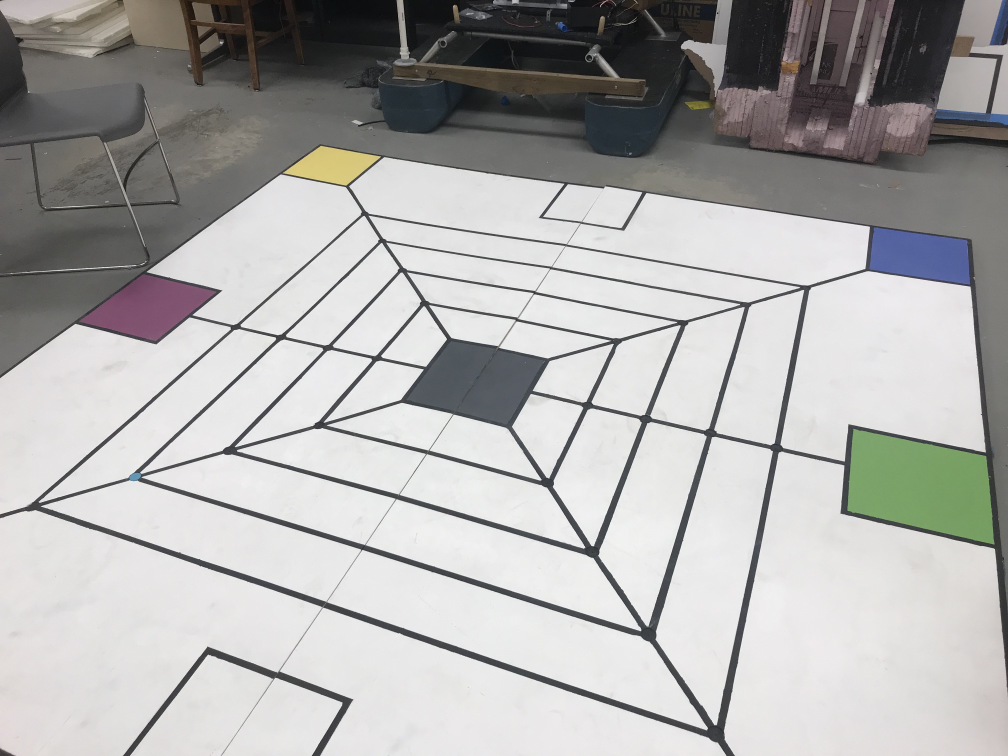
//> input picture OpenCV/23523.jpg, 4032 x 3024 px, given in place of the camera (shown at 1/4 size)
$ ./skele   (built with g++ and OpenCV 4)
//> lines starting //> are read from the running program, lines starting //| are printed output that depends on the picture; after the words box and inside, x2 and y2 are one past the last pixel; in counts of white or black regions, pixels touching at a corner belong together
#include "opencv2/highgui/highgui.hpp"
#include "opencv2/imgproc/imgproc.hpp"

#include <iostream>
#include <vector>

int main(int argc, char* argv[]) {
  cv::VideoCapture cap(0);
  while(true) {
    cv::Mat src, img, eroded, temp, element;
    cap >> img;
//> img is the input picture: 3024 rows x 4032 cols, CV_8UC3; mean B, G, R 172.7, 173.8, 174.5
    cv::cvtColor(img, img, CV_BGR2GRAY);
//> img: 3024 rows x 4032 cols, CV_8UC1
    //src = cv::imread(argv[1], CV_LOAD_IMAGE_GRAYSCALE);
    //src = cv::imread(argv[1], 1);
    cv::threshold(img, img, 127, 255, cv::THRESH_BINARY);
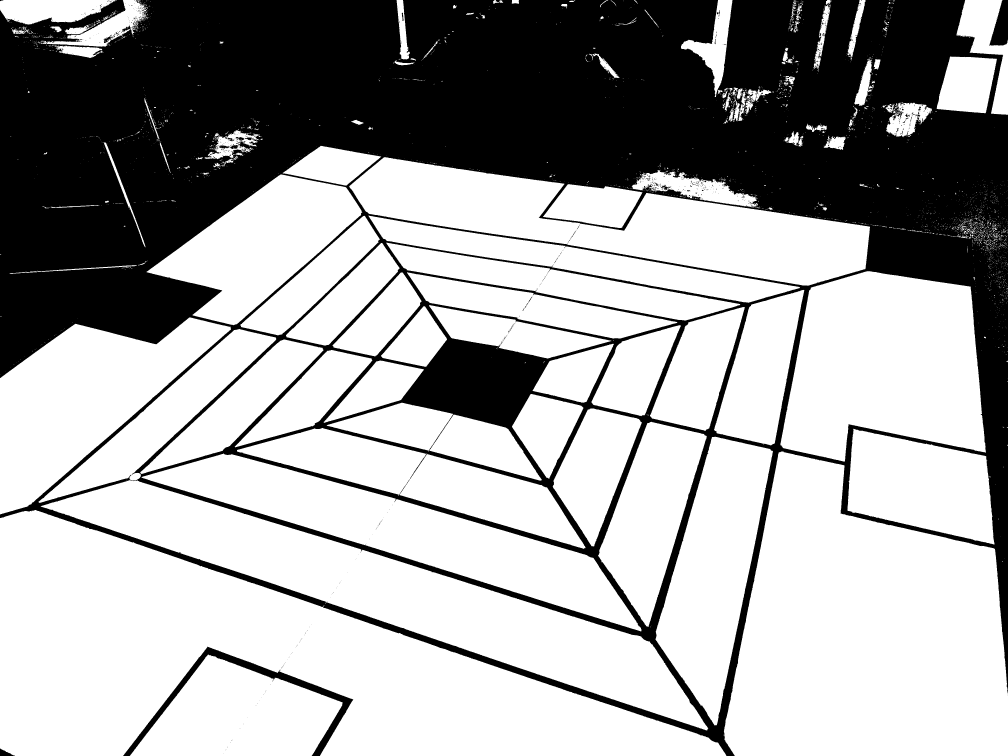
//> img: 3024 rows x 4032 cols, CV_8UC1 (shown at 1/4 size); 65.5% white; 968 black regions (908 under 20 px), largest, box (x1, y1, x2, y2) and area: (0, 0, 4032, 3024) 4156878, (492, 2587, 1413, 3024) 34280, (3956, 0, 4032, 183) 8662
    cv::resize(img, img, cv::Size(1280, 700));
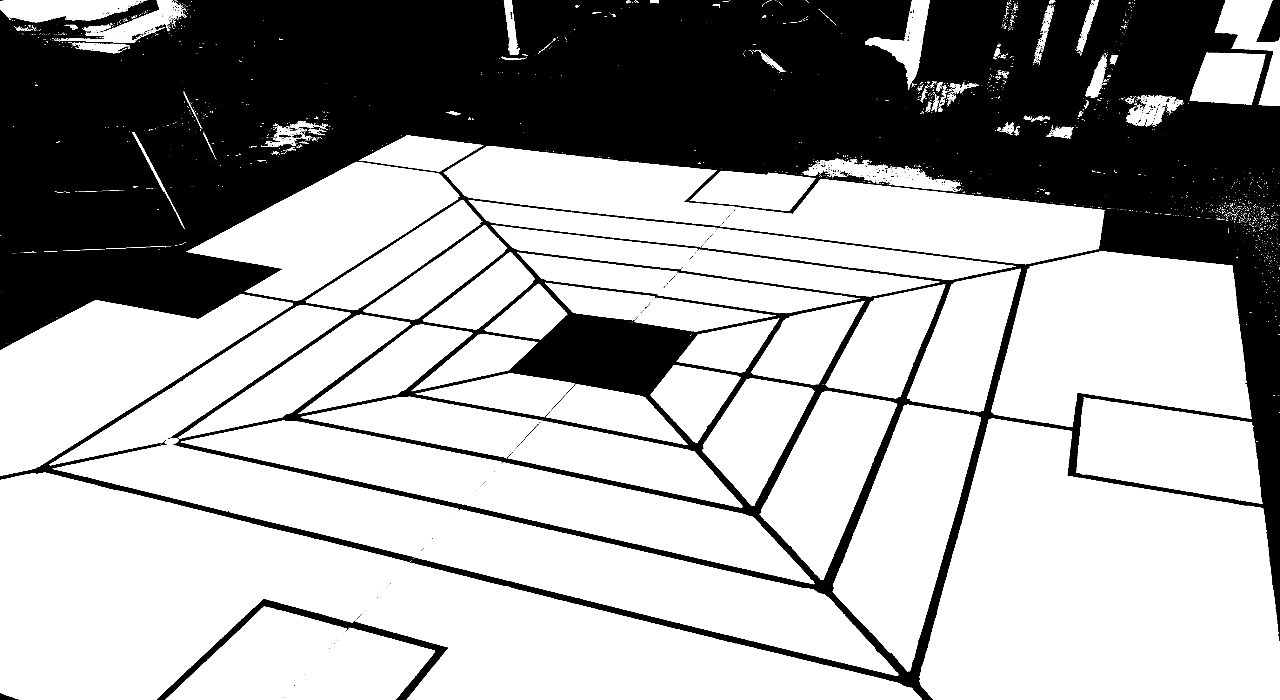
//> img: 700 rows x 1280 cols, CV_8UC1; min 0, max 255, mean 167
    //cv::bilateralFilter(src, img, 12, 250, 250);
    //cv::imshow("lines", img);
    //cv::waitKey(0);
    cv::Mat skel(img.size(), CV_8UC1, cv::Scalar(0));
    element = cv::getStructuringElement(cv::MORPH_CROSS, cv::Size(3, 3));
    do {
      cv::erode(img, eroded, element);
      cv::dilate(eroded, temp, element);
      cv::subtract(img, temp, temp);
      cv::bitwise_or(skel, temp, skel);
      eroded.copyTo(img);
    } while(cv::countNonZero(img) != 0);
//> this loop made 203 passes
//> pass 1, `cv::subtract(img, temp, temp);`:
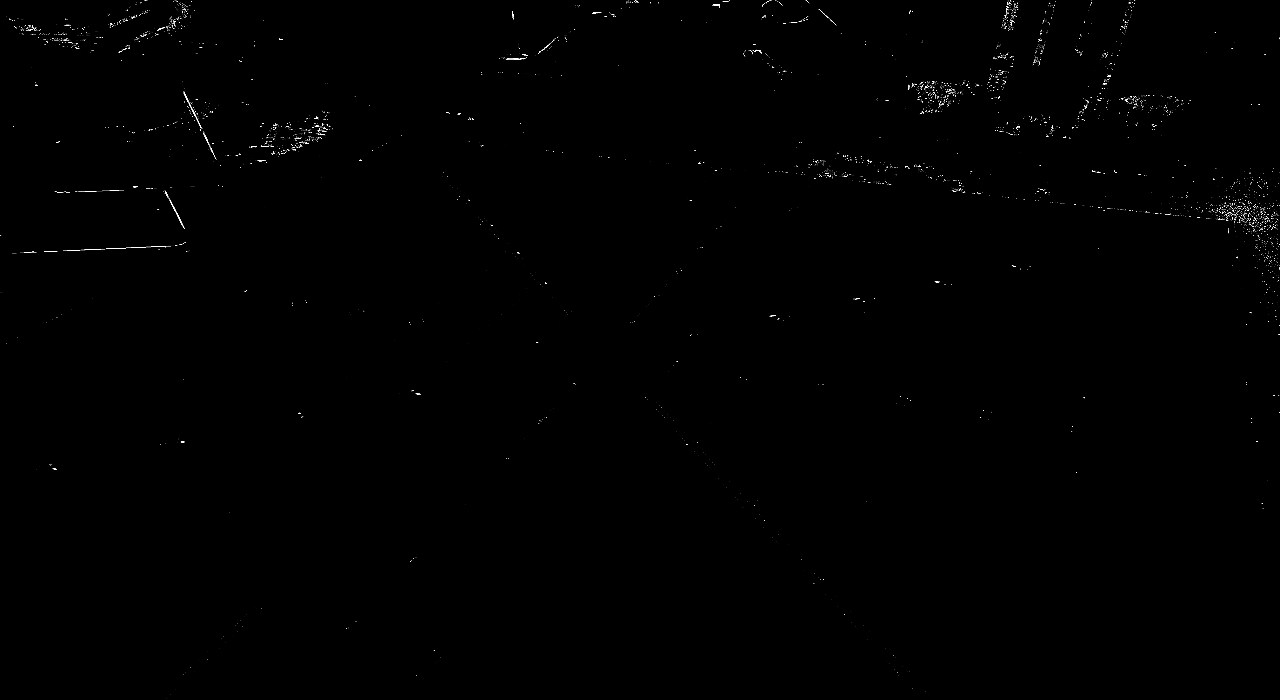
//> temp: 700 rows x 1280 cols, CV_8UC1; min 0, max 255, mean 0.9
//> pass 2, `cv::erode(img, eroded, element);`:
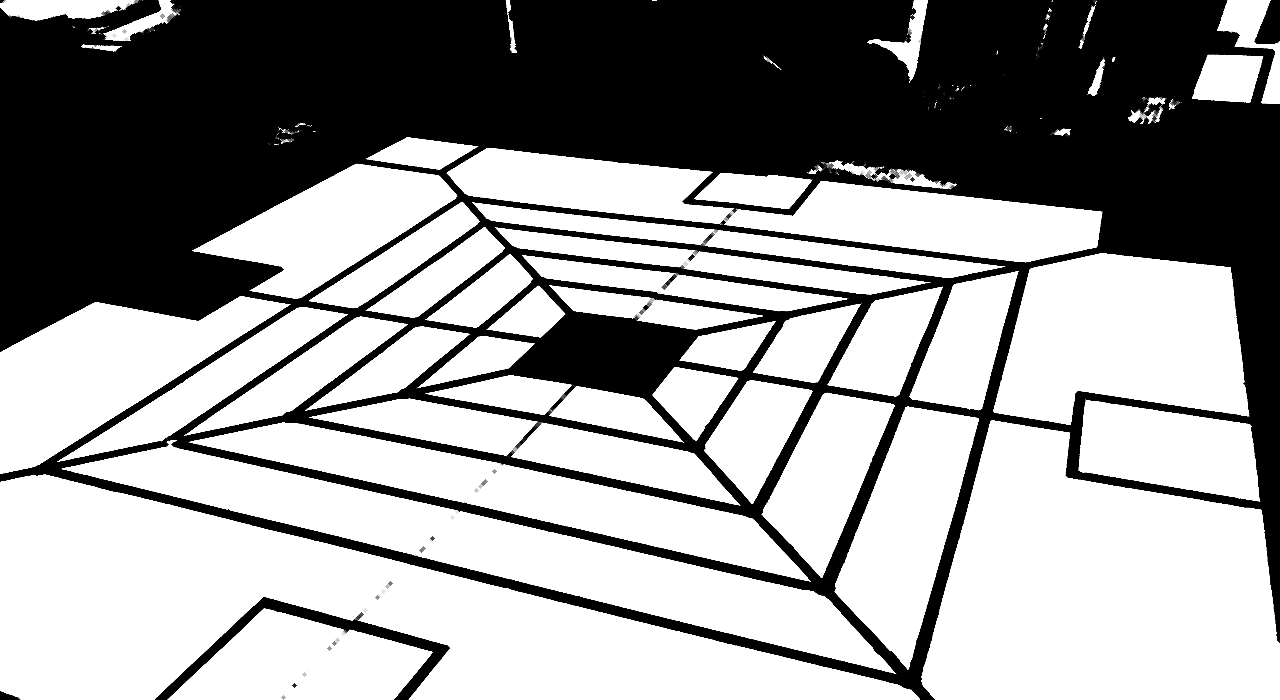
//> eroded: 700 rows x 1280 cols, CV_8UC1; min 0, max 255, mean 152.8
//> after the loop: img: 700 rows x 1280 cols, CV_8UC1; every value is 0
//> after the loop: temp: 700 rows x 1280 cols, CV_8UC1; 0.7% of pixels changed, all inside (x1, y1, x2, y2) = (0, 0, 1280, 700)
//> after the loop:
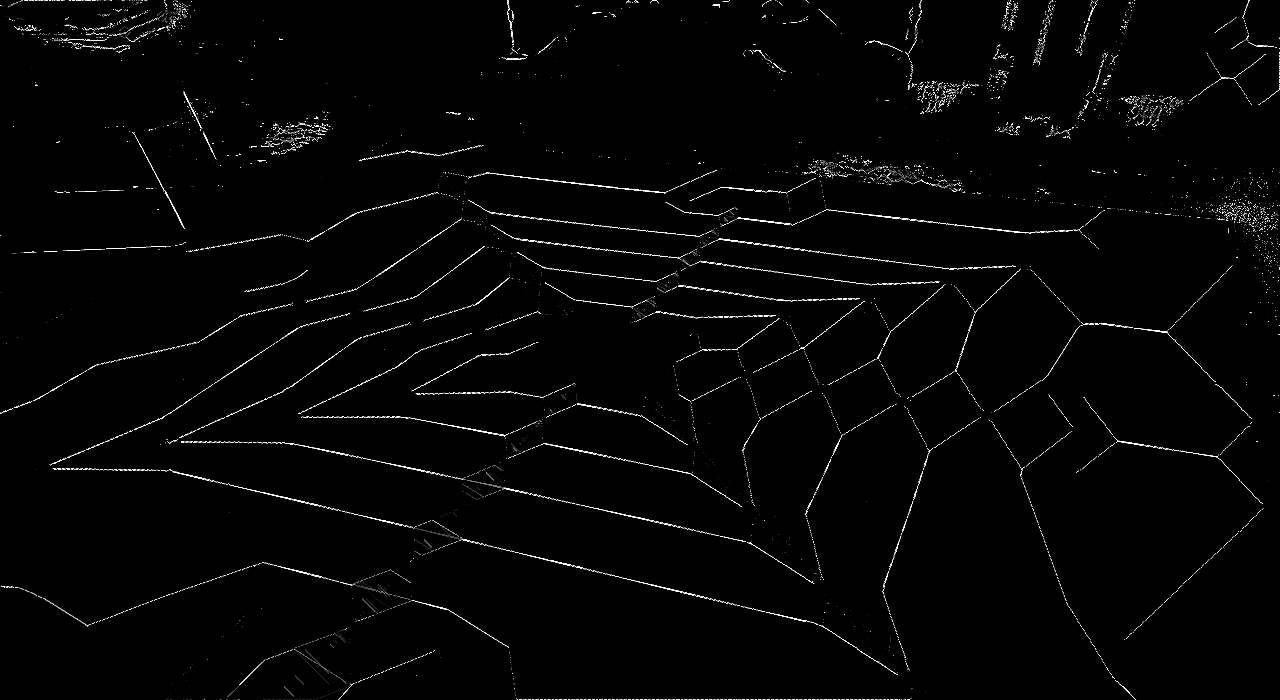
//> skel: 700 rows x 1280 cols, CV_8UC1; min 0, max 255, mean 4.8
    //cv::resize(skel, skel, cv::Size(1280, 700));
    cv::imshow("Skeleton", skel);
    cv::waitKey(0);
    // [7 lines of commented-out code are left out]
    cv::imshow("lines", skel);
    cv::waitKey(0);
  }
}

$ run again, on OpenCV/69420.jpg
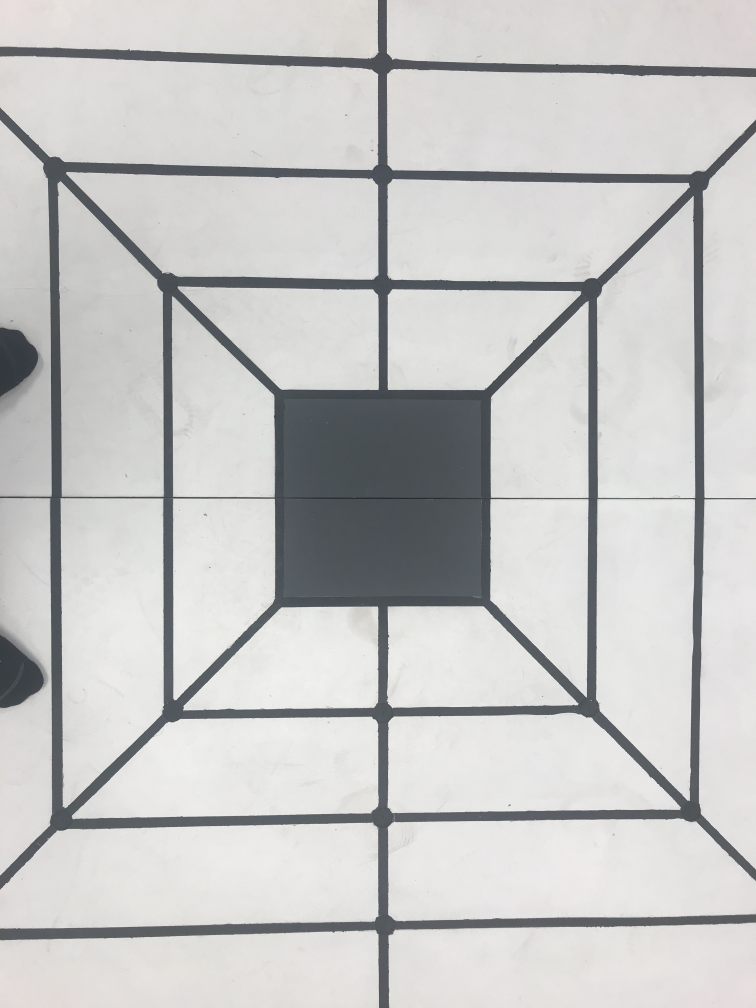
//> input picture OpenCV/69420.jpg, 3024 x 4032 px, given in place of the camera (shown at 1/4 size)
//> img is the input picture: 4032 rows x 3024 cols, CV_8UC3; mean B, G, R 197.9, 198.7, 198.6
//> `cv::threshold(img, img, 127, 255, cv::THRESH_BINARY);`:
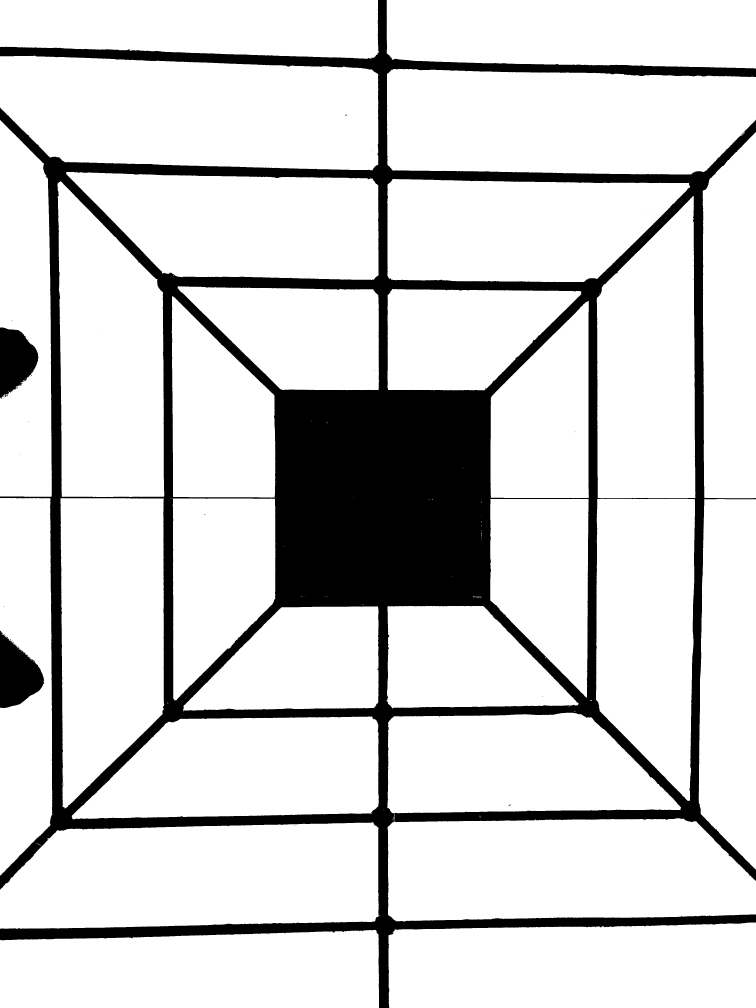
//> img: 4032 rows x 3024 cols, CV_8UC1 (shown at 1/4 size); 83.5% white; 62 black regions (55 under 20 px), largest, box (x1, y1, x2, y2) and area: (0, 0, 3024, 4032) 1946358, (0, 2523, 177, 2832) 34303, (0, 1309, 154, 1592) 29865
//> the loop `do` made 96 passes
//> after the loop `do`:
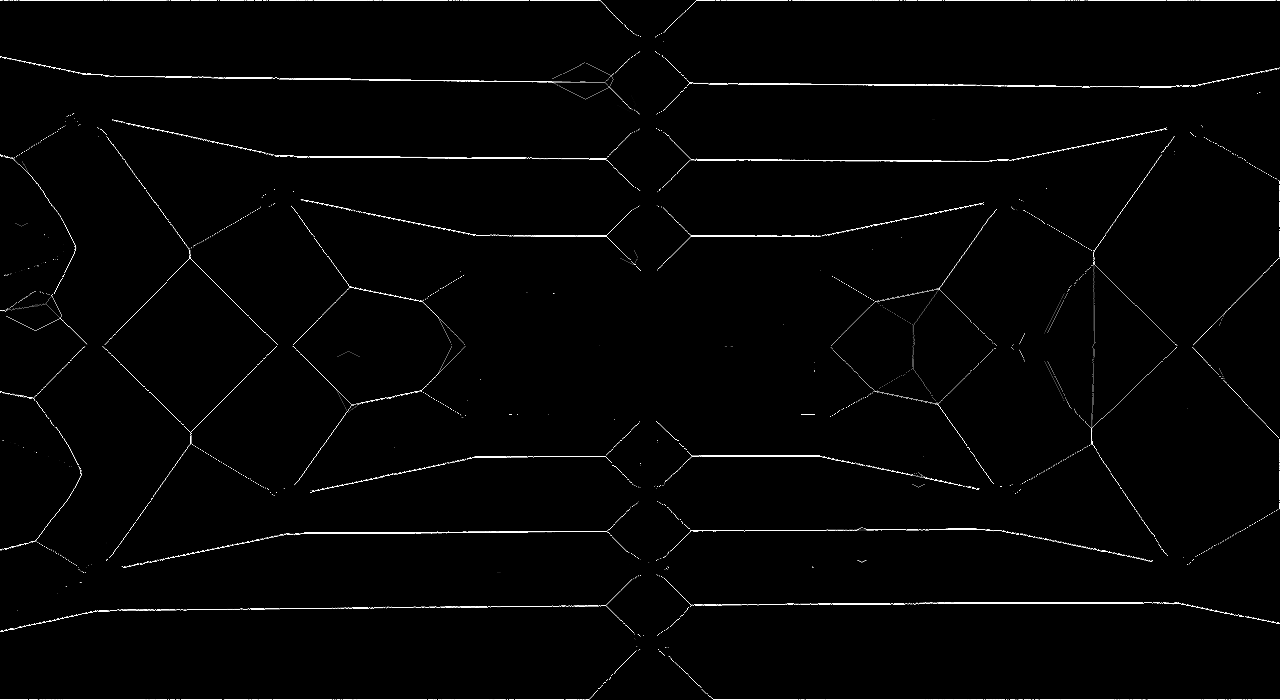
//> skel: 700 rows x 1280 cols, CV_8UC1; min 0, max 255, mean 4.2

$ run again, on OpenCV/abc.jpg
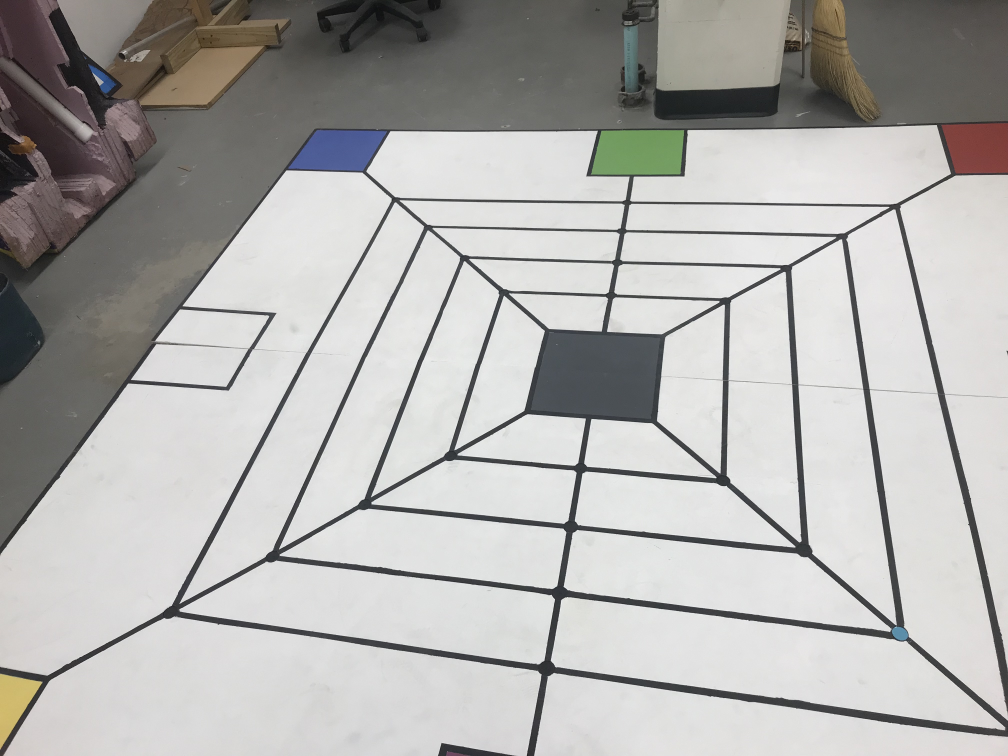
//> input picture OpenCV/abc.jpg, 4032 x 3024 px, given in place of the camera (shown at 1/4 size)
//> img is the input picture: 3024 rows x 4032 cols, CV_8UC3; mean B, G, R 174.2, 176.3, 177.2
//> `cv::threshold(img, img, 127, 255, cv::THRESH_BINARY);`:
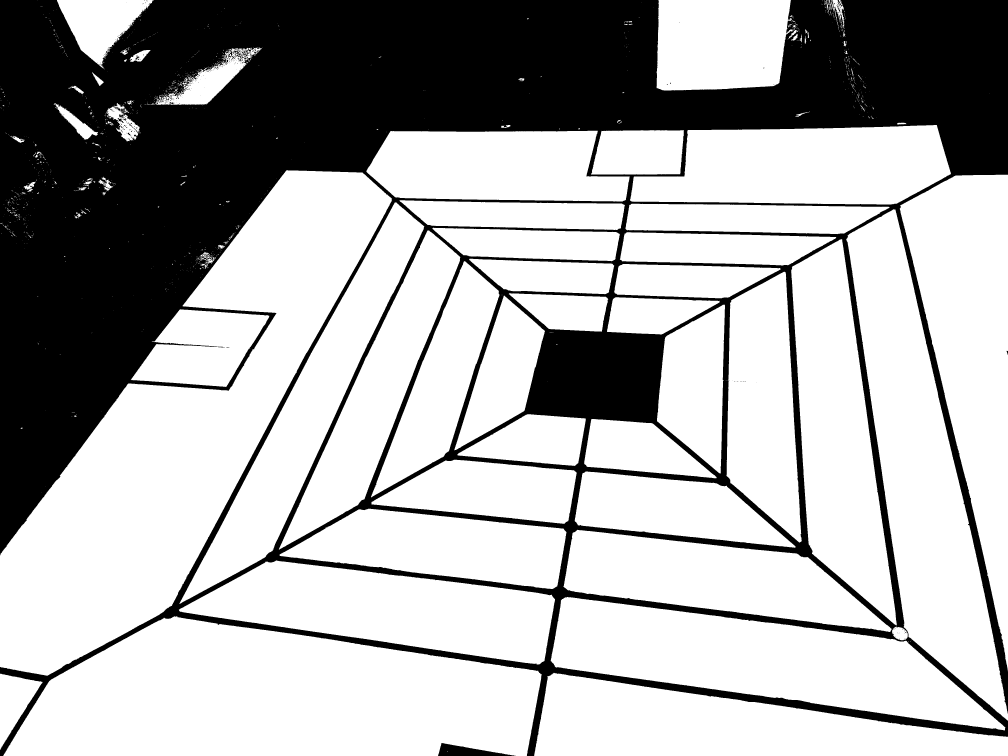
//> img: 3024 rows x 4032 cols, CV_8UC1 (shown at 1/4 size); 68.5% white; 436 black regions (406 under 20 px), largest, box (x1, y1, x2, y2) and area: (0, 0, 4032, 3024) 3825540, (1752, 2972, 2063, 3024) 8068, (932, 197, 964, 227) 285
//> the loop `do` made 130 passes
//> after the loop `do`:
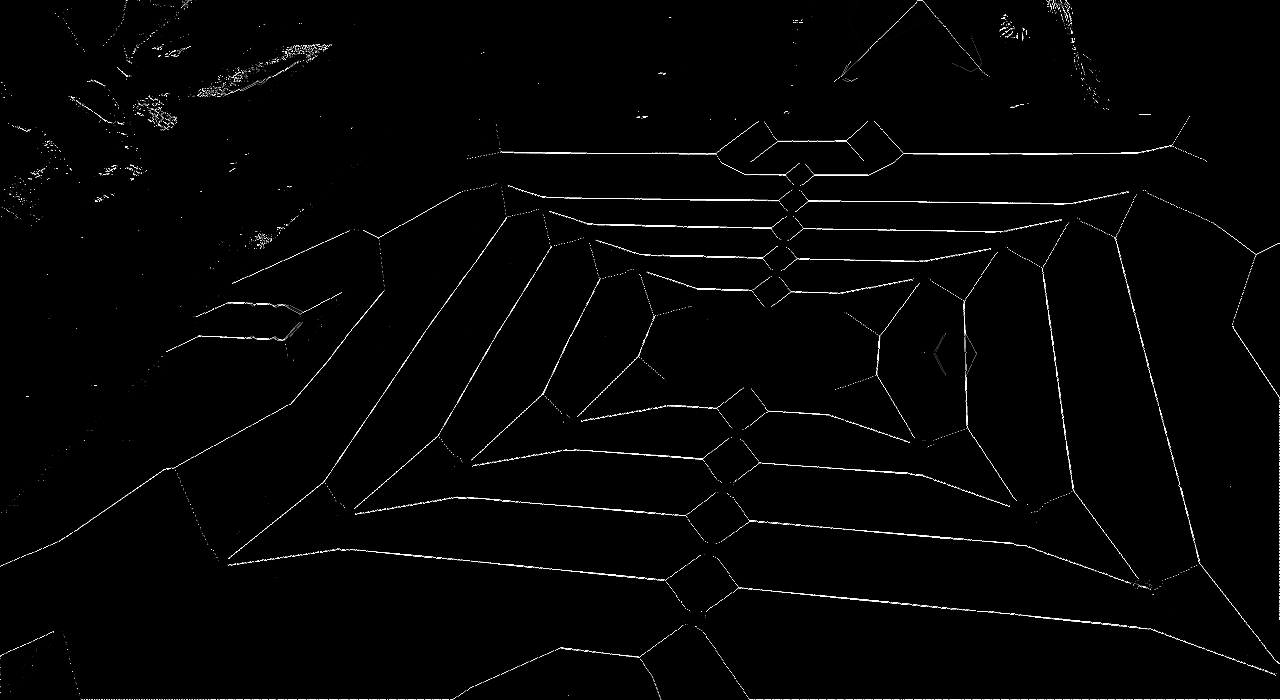
//> skel: 700 rows x 1280 cols, CV_8UC1; min 0, max 255, mean 4.3
